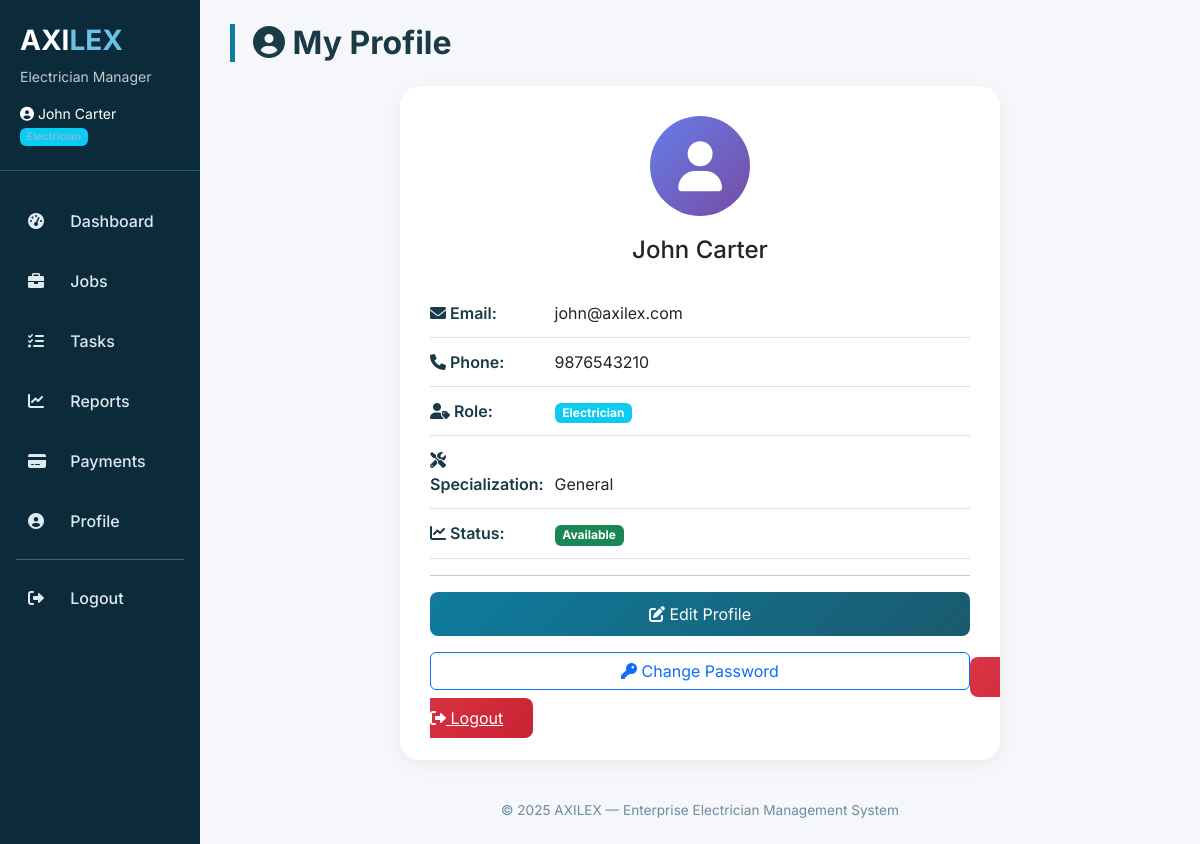
Screenshot of /profile (signed in) with the database file from the repository.
### tables this page shows
CREATE TABLE users (
        id INTEGER PRIMARY KEY AUTOINCREMENT,
        name TEXT NOT NULL,
        phone TEXT,
        email TEXT UNIQUE NOT NULL,
        role TEXT NOT NULL DEFAULT 'Electrician',
        password TEXT NOT NULL,
        wallet_balance REAL DEFAULT 0,
        created_at TIMESTAMP DEFAULT CURRENT_TIMESTAMP
    );

CREATE TABLE electricians (
        id INTEGER PRIMARY KEY AUTOINCREMENT,
        name TEXT NOT NULL,
        phone TEXT,
        email TEXT,
        specialization TEXT,
        status TEXT DEFAULT 'Available',
        user_id INTEGER,
        created_at TIMESTAMP DEFAULT CURRENT_TIMESTAMP,
        FOREIGN KEY (user_id) REFERENCES users (id)
    );

### app.py (the view)
@app.route('/profile')
@login_required
def profile():
    conn = get_db()
    user = conn.execute("SELECT * FROM users WHERE id=?", (session['user_id'],)).fetchone()
    if not user:
        flash('User not found!', 'danger')
        return redirect(url_for('logout'))
    electrician = None
    if user['role'] == 'Electrician':
        electrician = conn.execute("SELECT * FROM electricians WHERE user_id=?", (user['id'],)).fetchone()
    conn.close()
    return render_template('profile.html', user=user, electrician=electrician)

### app.py (called while the page is built)
def login_required(f):
    @wraps(f)
    def decorated_function(*args, **kwargs):
        if 'user_id' not in session:
            flash('Please login to access this page.', 'warning')
            return redirect(url_for('login'))
        return f(*args, **kwargs)
    return decorated_function

def get_db():
    conn = sqlite3.connect('database.db')
    conn.row_factory = sqlite3.Row
    return conn

### frontend/templates/profile.html (shortened to what this page needs)
{% extends "base.html" %}
{% block content %}
<div class="row">
    <div class="col-12">
        <h2 class="page-title"><i class="fas fa-user-circle"></i> My Profile</h2>
    </div>
</div>
<div class="profile-card">
    <div class="profile-avatar">
        <i class="fas fa-user"></i>
    </div>
    <h4 class="text-center mb-4">{{ user.name }}</h4>
    <div class="info-row">
        <span class="info-label"><i class="fas fa-envelope"></i> Email:</span>
        <span>{{ user.email }}</span>
    </div>
    <div class="info-row">
        <span class="info-label"><i class="fas fa-phone"></i> Phone:</span>
        <span>{{ user.phone or 'Not provided' }}</span>
    </div>
    <div class="info-row">
        <span class="info-label"><i class="fas fa-user-tag"></i> Role:</span>
        <span class="badge bg-info">{{ user.role }}</span>
    </div>
    {% if electrician %}
    <div class="info-row">
        <span class="info-label"><i class="fas fa-tools"></i> Specialization:</span>
        <span>{{ electrician.specialization or 'General' }}</span>
    </div>
    <div class="info-row">
        <span class="info-label"><i class="fas fa-chart-line"></i> Status:</span>
        <span class="badge {% if electrician.status == 'Available' %}bg-success{% elif electrician.status == 'Busy' %}bg-warning{% else %}bg-danger{% endif %}">
            {{ electrician.status }}
        </span>
    </div>
    {% endif %}
    <hr>
    <button class="btn-save mb-3" data-bs-toggle="modal" data-bs-target="#editProfileModal">
        <i class="fas fa-edit"></i> Edit Profile
    </button>
    <button class="btn btn-outline-primary mb-3 w-100" data-bs-toggle="modal" data-bs-target="#changePasswordModal">
        <i class="fas fa-key"></i> Change Password
    </button>
    <a href="{{ url_for('logout') }}" class="btn-logout">
        <i class="fas fa-sign-out-alt"></i> Logout
    </a>
</div>
{% endblock %}

### frontend/templates/base.html (shortened to what this page needs)
<!DOCTYPE html>
<html lang="en">
<head>
    <link rel="stylesheet" href="https://cdnjs.cloudflare.com/ajax/libs/font-awesome/6.0.0-beta3/css/all.min.css">
    <link href="https://cdn.jsdelivr.net/npm/bootstrap@5.3.0-alpha1/dist/css/bootstrap.min.css" rel="stylesheet">
</head>
<body>
    <div class="container-fluid p-0">
        <div class="row g-0">
            <div class="col-md-3 col-lg-2 sidebar">
                <div class="logo-area">
                    <h3>AXI<span>LEX</span></h3>
                    <p class="small mb-0 opacity-75">Electrician Manager</p>
                    {% if session.user_name %}
                        <div class="mt-3 small">
                            <i class="fas fa-user-circle"></i> {{ session.user_name }}
                            <br><span class="badge bg-info mt-1">{{ session.user_role }}</span>
                        </div>
                    {% endif %}
                </div>
                <nav class="nav flex-column">
                    {% if session.user_id %}
                        <a class="nav-link" href="{{ url_for('dashboard') }}"><i class="fas fa-tachometer-alt"></i> Dashboard</a>
                        <a class="nav-link" href="{{ url_for('jobs') }}"><i class="fas fa-briefcase"></i> Jobs</a>
                        <a class="nav-link" href="{{ url_for('tasks') }}"><i class="fas fa-tasks"></i> Tasks</a>
                        <a class="nav-link" href="{{ url_for('reports') }}"><i class="fas fa-chart-line"></i> Reports</a>
                        <a class="nav-link" href="{{ url_for('payments') }}"><i class="fas fa-credit-card"></i> Payments</a>
                        <a class="nav-link" href="{{ url_for('profile') }}"><i class="fas fa-user-circle"></i> Profile</a>
                        <hr class="my-2 mx-3 bg-secondary">
                        <a class="nav-link" href="{{ url_for('logout') }}"><i class="fas fa-sign-out-alt"></i> Logout</a>
                    {% else %}
                        <a class="nav-link" href="{{ url_for('login') }}"><i class="fas fa-sign-in-alt"></i> Login</a>
                        <a class="nav-link" href="{{ url_for('register') }}"><i class="fas fa-user-plus"></i> Register</a>
                    {% endif %}
                </nav>
            </div>
            <div class="col-md-9 col-lg-10 main-content">
                {% block content %}{% endblock %}
                <footer>© 2025 AXILEX — Enterprise Electrician Management System</footer>
            </div>
        </div>
    </div>
</body>
</html>

### frontend/templates/base.html (style rules this page uses)
* { font-family: 'Inter', sans-serif; }
body { background: #f5f7fb; }
.sidebar { background: #0b2b3b; color: white; min-height: 100vh; box-shadow: 2px 0 12px rgba(0,0,0,0.05); }
.sidebar .nav-link { color: #dee9f0; padding: 12px 20px; margin: 6px 8px; border-radius: 12px; font-weight: 500; transition: 0.2s; }
.sidebar .nav-link i { width: 28px; margin-right: 10px; }
.logo-area { padding: 24px 20px; border-bottom: 1px solid #2c5a6b; margin-bottom: 20px; }
.logo-area h3 { font-weight: 700; }
.logo-area span { color: #6bc2e7; }
.main-content { background: #f5f7fb; padding: 24px 30px; min-height: 100vh; }
.page-title { font-weight: 700; color: #1a3a47; margin-bottom: 24px; border-left: 5px solid #0e7c9e; padding-left: 18px; }
footer { text-align: center; margin-top: 40px; color: #6c8d9c; font-size: 0.85rem; }

### frontend/templates/profile.html (style rules this page uses)
.profile-card { background: white; border-radius: 20px; padding: 30px; box-shadow: 0 5px 20px rgba(0,0,0,0.05); max-width: 600px; margin: 0 auto; }
.profile-avatar { width: 100px; height: 100px; background: linear-gradient(135deg, #667eea, #764ba2); border-radius: 50%; display: flex; align-items: center; justify-content: center; margin: 0 auto 20px; }
.profile-avatar i { font-size: 50px; color: white; }
.info-row { padding: 12px 0; border-bottom: 1px solid #e0e0e0; }
.info-label { font-weight: 600; color: #1a3a47; width: 120px; display: inline-block; }
.btn-save { background: linear-gradient(135deg, #0e7c9e, #1a5a6e); color: white; border: none; padding: 10px 30px; border-radius: 8px; width: 100%; }
.btn-logout { background: linear-gradient(135deg, #dc3545, #c82333); color: white; border: none; padding: 10px 30px; border-radius: 8px; width: 100%; }

### rows the page displays
users: user_role "Electrician", name "John Carter", email "john@axilex.com", phone "9876543210", role "Electrician"
electricians: specialization "General", status "Available"

### other values shown
{{ session.user_name }} "John Carter"
